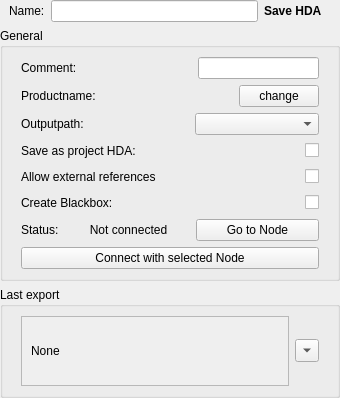
<?xml version="1.0" encoding="UTF-8"?>
<ui version="4.0">
 <class>wg_SaveHDA</class>
 <widget class="QWidget" name="wg_SaveHDA">
  <property name="geometry">
   <rect>
    <x>0</x>
    <y>0</y>
    <width>340</width>
    <height>380</height>
   </rect>
  </property>
  <property name="windowTitle">
   <string>Export</string>
  </property>
  <layout class="QVBoxLayout" name="verticalLayout">
   <property name="leftMargin">
    <number>0</number>
   </property>
   <property name="topMargin">
    <number>0</number>
   </property>
   <property name="rightMargin">
    <number>0</number>
   </property>
   <property name="bottomMargin">
    <number>0</number>
   </property>
   <item>
    <widget class="QWidget" name="widget_4" native="true">
     <layout class="QHBoxLayout" name="horizontalLayout_2">
      <property name="topMargin">
       <number>0</number>
      </property>
      <property name="rightMargin">
       <number>18</number>
      </property>
      <property name="bottomMargin">
       <number>0</number>
      </property>
      <item>
       <widget class="QLabel" name="l_name">
        <property name="text">
         <string>Name:</string>
        </property>
       </widget>
      </item>
      <item>
       <widget class="QLineEdit" name="e_name">
        <property name="minimumSize">
         <size>
          <width>0</width>
          <height>0</height>
         </size>
        </property>
        <property name="maximumSize">
         <size>
          <width>9999</width>
          <height>16777215</height>
         </size>
        </property>
       </widget>
      </item>
      <item>
       <widget class="QLabel" name="l_class">
        <property name="font">
         <font>
          <bold>true</bold>
         </font>
        </property>
        <property name="text">
         <string>Save HDA</string>
        </property>
       </widget>
      </item>
     </layout>
    </widget>
   </item>
   <item>
    <widget class="QGroupBox" name="groupBox_2">
     <property name="title">
      <string>General</string>
     </property>
     <layout class="QVBoxLayout" name="verticalLayout_3">
      <item>
       <widget class="QWidget" name="w_comment" native="true">
        <layout class="QHBoxLayout" name="horizontalLayout_25">
         <property name="spacing">
          <number>0</number>
         </property>
         <property name="leftMargin">
          <number>9</number>
         </property>
         <property name="topMargin">
          <number>0</number>
         </property>
         <property name="rightMargin">
          <number>9</number>
         </property>
         <property name="bottomMargin">
          <number>0</number>
         </property>
         <item>
          <widget class="QLabel" name="l_comment">
           <property name="minimumSize">
            <size>
             <width>40</width>
             <height>0</height>
            </size>
           </property>
           <property name="maximumSize">
            <size>
             <width>95</width>
             <height>16777215</height>
            </size>
           </property>
           <property name="text">
            <string>Comment:</string>
           </property>
          </widget>
         </item>
         <item>
          <spacer name="horizontalSpacer_8">
           <property name="orientation">
            <enum>Qt::Orientation::Horizontal</enum>
           </property>
           <property name="sizeHint" stdset="0">
            <size>
             <width>40</width>
             <height>20</height>
            </size>
           </property>
          </spacer>
         </item>
         <item>
          <widget class="QLineEdit" name="e_comment"/>
         </item>
        </layout>
       </widget>
      </item>
      <item>
       <widget class="QWidget" name="f_taskName" native="true">
        <layout class="QHBoxLayout" name="horizontalLayout_11">
         <property name="topMargin">
          <number>0</number>
         </property>
         <property name="bottomMargin">
          <number>0</number>
         </property>
         <item>
          <widget class="QLabel" name="l_tasklabel">
           <property name="text">
            <string>Productname:</string>
           </property>
          </widget>
         </item>
         <item>
          <widget class="QLabel" name="l_taskName">
           <property name="sizePolicy">
            <sizepolicy hsizetype="Expanding" vsizetype="Preferred">
             <horstretch>0</horstretch>
             <verstretch>0</verstretch>
            </sizepolicy>
           </property>
           <property name="text">
            <string/>
           </property>
           <property name="alignment">
            <set>Qt::AlignmentFlag::AlignCenter</set>
           </property>
          </widget>
         </item>
         <item>
          <widget class="QPushButton" name="b_changeTask">
           <property name="enabled">
            <bool>true</bool>
           </property>
           <property name="focusPolicy">
            <enum>Qt::FocusPolicy::NoFocus</enum>
           </property>
           <property name="text">
            <string>change</string>
           </property>
          </widget>
         </item>
        </layout>
       </widget>
      </item>
      <item>
       <widget class="QWidget" name="w_outPath" native="true">
        <layout class="QHBoxLayout" name="horizontalLayout_12">
         <property name="spacing">
          <number>0</number>
         </property>
         <property name="leftMargin">
          <number>9</number>
         </property>
         <property name="topMargin">
          <number>0</number>
         </property>
         <property name="rightMargin">
          <number>9</number>
         </property>
         <property name="bottomMargin">
          <number>0</number>
         </property>
         <item>
          <widget class="QLabel" name="l_outPath">
           <property name="text">
            <string>Outputpath:</string>
           </property>
          </widget>
         </item>
         <item>
          <spacer name="horizontalSpacer_6">
           <property name="orientation">
            <enum>Qt::Orientation::Horizontal</enum>
           </property>
           <property name="sizeHint" stdset="0">
            <size>
             <width>113</width>
             <height>20</height>
            </size>
           </property>
          </spacer>
         </item>
         <item>
          <widget class="QComboBox" name="cb_outPath">
           <property name="minimumSize">
            <size>
             <width>124</width>
             <height>0</height>
            </size>
           </property>
          </widget>
         </item>
        </layout>
       </widget>
      </item>
      <item>
       <widget class="QWidget" name="w_projectHDA" native="true">
        <layout class="QHBoxLayout" name="horizontalLayout_19">
         <property name="topMargin">
          <number>0</number>
         </property>
         <property name="bottomMargin">
          <number>0</number>
         </property>
         <item>
          <widget class="QLabel" name="l_projectHDA">
           <property name="text">
            <string>Save as project HDA:</string>
           </property>
          </widget>
         </item>
         <item>
          <spacer name="horizontalSpacer_14">
           <property name="orientation">
            <enum>Qt::Orientation::Horizontal</enum>
           </property>
           <property name="sizeHint" stdset="0">
            <size>
             <width>40</width>
             <height>20</height>
            </size>
           </property>
          </spacer>
         </item>
         <item>
          <widget class="QCheckBox" name="chb_projectHDA">
           <property name="text">
            <string/>
           </property>
          </widget>
         </item>
        </layout>
       </widget>
      </item>
      <item>
       <widget class="QWidget" name="w_externalReferences" native="true">
        <layout class="QHBoxLayout" name="horizontalLayout_20">
         <property name="topMargin">
          <number>0</number>
         </property>
         <property name="bottomMargin">
          <number>0</number>
         </property>
         <item>
          <widget class="QLabel" name="l_externalReferences">
           <property name="text">
            <string>Allow external references</string>
           </property>
          </widget>
         </item>
         <item>
          <spacer name="horizontalSpacer_23">
           <property name="orientation">
            <enum>Qt::Orientation::Horizontal</enum>
           </property>
           <property name="sizeHint" stdset="0">
            <size>
             <width>40</width>
             <height>20</height>
            </size>
           </property>
          </spacer>
         </item>
         <item>
          <widget class="QCheckBox" name="chb_externalReferences">
           <property name="text">
            <string/>
           </property>
          </widget>
         </item>
        </layout>
       </widget>
      </item>
      <item>
       <widget class="QWidget" name="w_blackboxHDA" native="true">
        <layout class="QHBoxLayout" name="horizontalLayout_18">
         <property name="topMargin">
          <number>0</number>
         </property>
         <property name="bottomMargin">
          <number>0</number>
         </property>
         <item>
          <widget class="QLabel" name="l_blackboxHDA">
           <property name="text">
            <string>Create Blackbox:</string>
           </property>
          </widget>
         </item>
         <item>
          <spacer name="horizontalSpacer_12">
           <property name="orientation">
            <enum>Qt::Orientation::Horizontal</enum>
           </property>
           <property name="sizeHint" stdset="0">
            <size>
             <width>40</width>
             <height>20</height>
            </size>
           </property>
          </spacer>
         </item>
         <item>
          <widget class="QCheckBox" name="chb_blackboxHDA">
           <property name="text">
            <string/>
           </property>
          </widget>
         </item>
        </layout>
       </widget>
      </item>
      <item>
       <widget class="QWidget" name="f_status" native="true">
        <layout class="QHBoxLayout" name="horizontalLayout_4">
         <property name="topMargin">
          <number>0</number>
         </property>
         <property name="bottomMargin">
          <number>0</number>
         </property>
         <item>
          <widget class="QLabel" name="label">
           <property name="minimumSize">
            <size>
             <width>40</width>
             <height>0</height>
            </size>
           </property>
           <property name="maximumSize">
            <size>
             <width>40</width>
             <height>16777215</height>
            </size>
           </property>
           <property name="text">
            <string>Status:</string>
           </property>
          </widget>
         </item>
         <item>
          <widget class="QLabel" name="l_status">
           <property name="text">
            <string>Not connected</string>
           </property>
           <property name="alignment">
            <set>Qt::AlignmentFlag::AlignCenter</set>
           </property>
          </widget>
         </item>
         <item>
          <widget class="QPushButton" name="b_goTo">
           <property name="focusPolicy">
            <enum>Qt::FocusPolicy::NoFocus</enum>
           </property>
           <property name="text">
            <string>Go to Node</string>
           </property>
          </widget>
         </item>
        </layout>
       </widget>
      </item>
      <item>
       <widget class="QWidget" name="f_connect" native="true">
        <layout class="QHBoxLayout" name="horizontalLayout_3">
         <property name="topMargin">
          <number>0</number>
         </property>
         <property name="bottomMargin">
          <number>0</number>
         </property>
         <item>
          <widget class="QPushButton" name="b_connect">
           <property name="focusPolicy">
            <enum>Qt::FocusPolicy::NoFocus</enum>
           </property>
           <property name="text">
            <string>Connect with selected Node</string>
           </property>
          </widget>
         </item>
        </layout>
       </widget>
      </item>
     </layout>
    </widget>
   </item>
   <item>
    <widget class="QGroupBox" name="groupBox">
     <property name="title">
      <string>Last export</string>
     </property>
     <property name="checkable">
      <bool>false</bool>
     </property>
     <property name="checked">
      <bool>false</bool>
     </property>
     <layout class="QHBoxLayout" name="horizontalLayout">
      <property name="leftMargin">
       <number>18</number>
      </property>
      <property name="rightMargin">
       <number>18</number>
      </property>
      <item>
       <widget class="QScrollArea" name="scrollArea">
        <property name="widgetResizable">
         <bool>true</bool>
        </property>
        <widget class="QWidget" name="scrollAreaWidgetContents">
         <property name="geometry">
          <rect>
           <x>0</x>
           <y>0</y>
           <width>271</width>
           <height>54</height>
          </rect>
         </property>
         <layout class="QHBoxLayout" name="horizontalLayout_5">
          <item>
           <widget class="QLabel" name="l_pathLast">
            <property name="text">
             <string>None</string>
            </property>
           </widget>
          </item>
         </layout>
        </widget>
       </widget>
      </item>
      <item>
       <widget class="QToolButton" name="b_pathLast">
        <property name="enabled">
         <bool>true</bool>
        </property>
        <property name="text">
         <string>...</string>
        </property>
        <property name="arrowType">
         <enum>Qt::ArrowType::DownArrow</enum>
        </property>
       </widget>
      </item>
     </layout>
    </widget>
   </item>
  </layout>
 </widget>
 <tabstops>
  <tabstop>e_name</tabstop>
  <tabstop>cb_outPath</tabstop>
  <tabstop>chb_projectHDA</tabstop>
  <tabstop>chb_externalReferences</tabstop>
  <tabstop>chb_blackboxHDA</tabstop>
  <tabstop>scrollArea</tabstop>
  <tabstop>b_pathLast</tabstop>
 </tabstops>
 <resources/>
 <connections/>
</ui>
